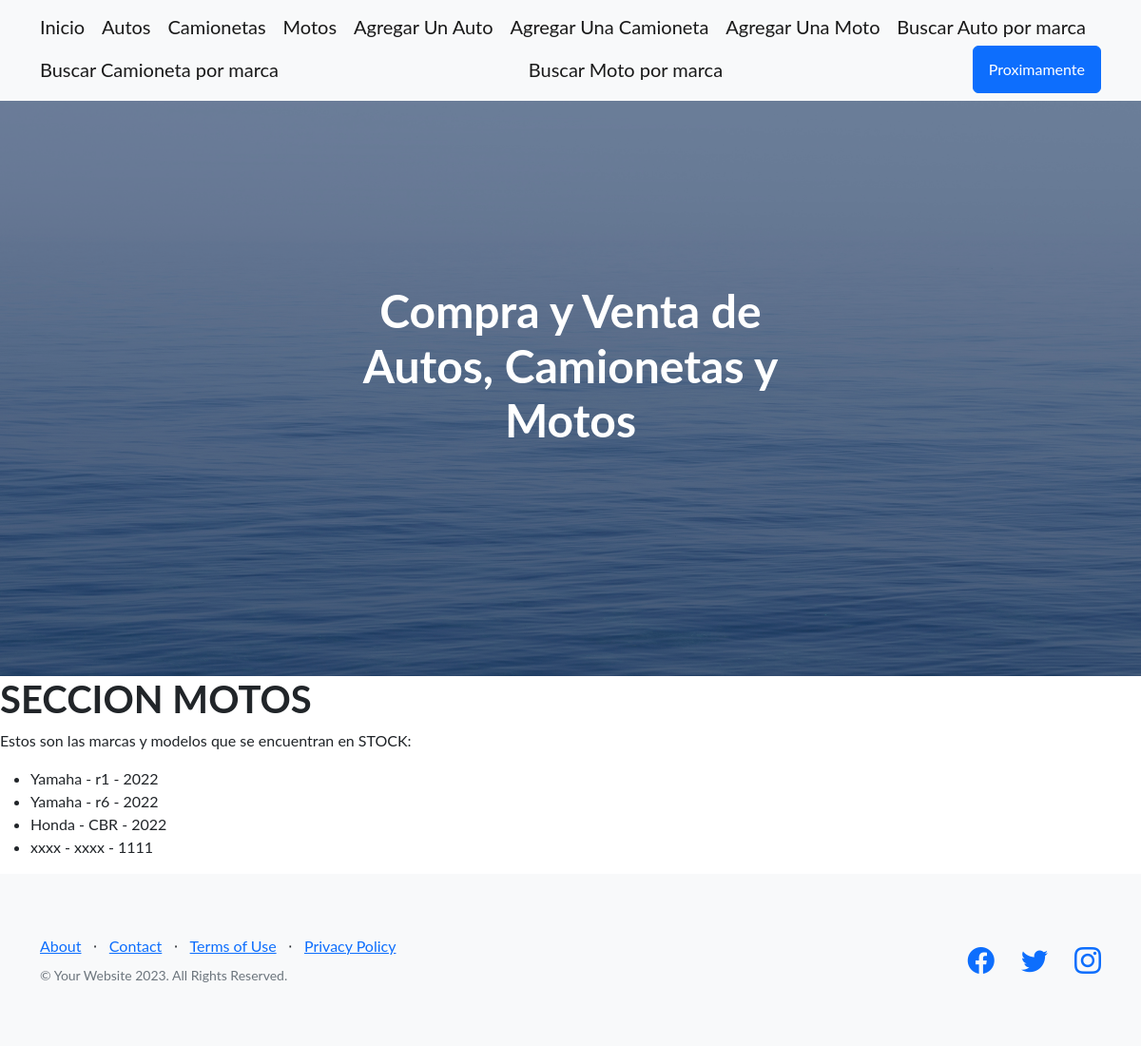
The page /CompraVenta/stock-motos/ on the database as committed earlier.
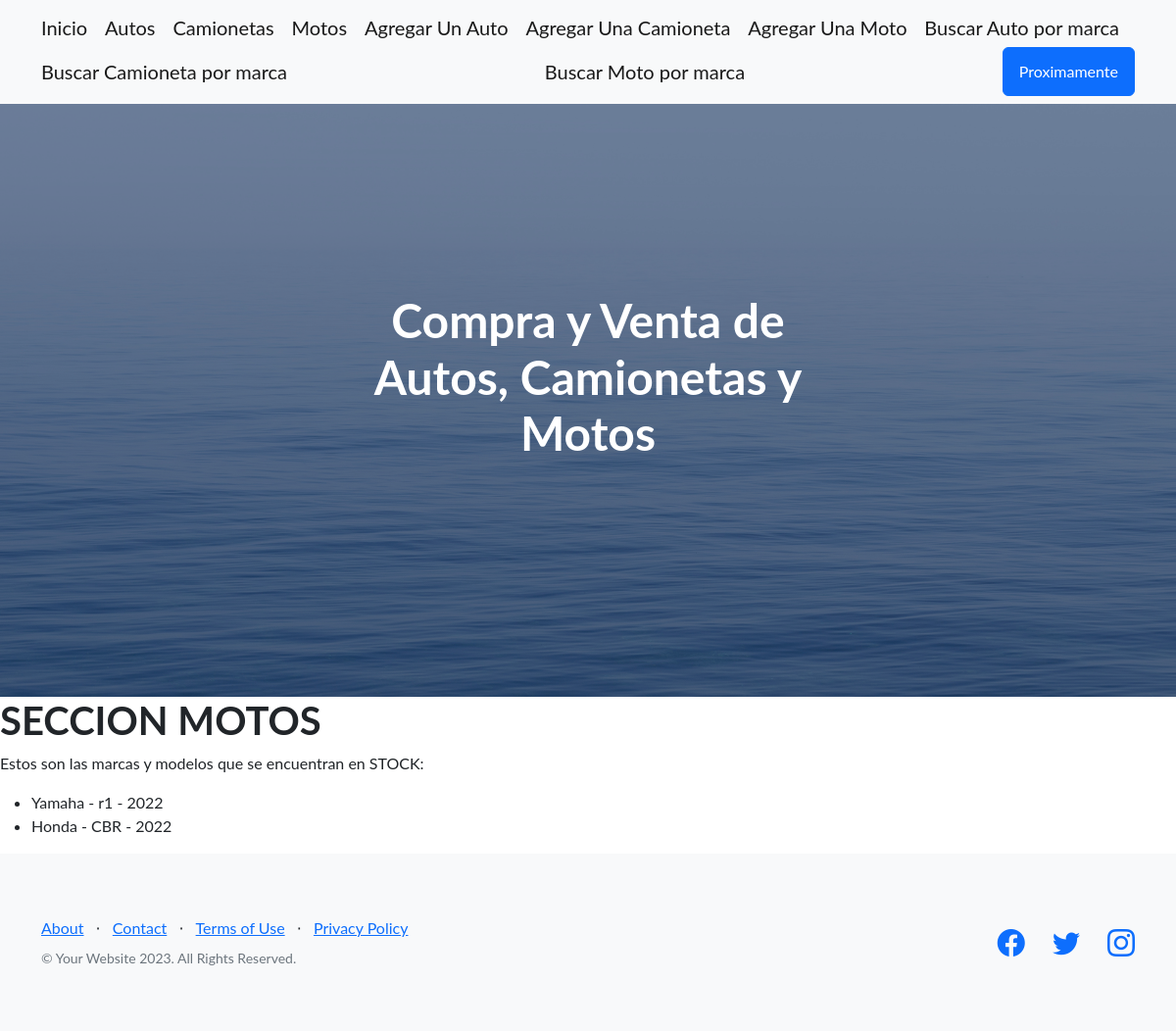
The same page on the database as committed later.
### CompraVenta/models.py (models this page shows)
class Moto(models.Model):
    marca = models.CharField(max_length=50)
    modelo = models.CharField(max_length=50)
    anio = models.IntegerField()
    def __str__(self):
        return f'{self.marca} - {self.modelo} - {self.anio}'

### CompraVenta/views.py (the view)
# urls.py: path('stock-motos/', stock_motos, name="Stock_Motos"),
def stock_motos(req):
    stock = Moto.objects.all()
    return render(req, "stock_motos.html", {"stock_motos": stock})

### CompraVenta/templates/stock_motos.html
{% extends 'padre.html' %}
{% block ContenidoQueCambia %}
<h1>SECCION MOTOS</h1>
<p>Estos son las marcas y modelos que se encuentran en STOCK:</p>
    <ul>
        {% for moto in stock_motos  %}
            <li>{{moto}}</li>
        {% endfor %}
    </ul>
{% endblock ContenidoQueCambia %}

Rows that differ between the two databases and show on the page:
removed Moto: marca+modelo+anio "Yamaha - r6 - 2022"
removed Moto: marca+modelo+anio "xxxx - xxxx - 1111"
